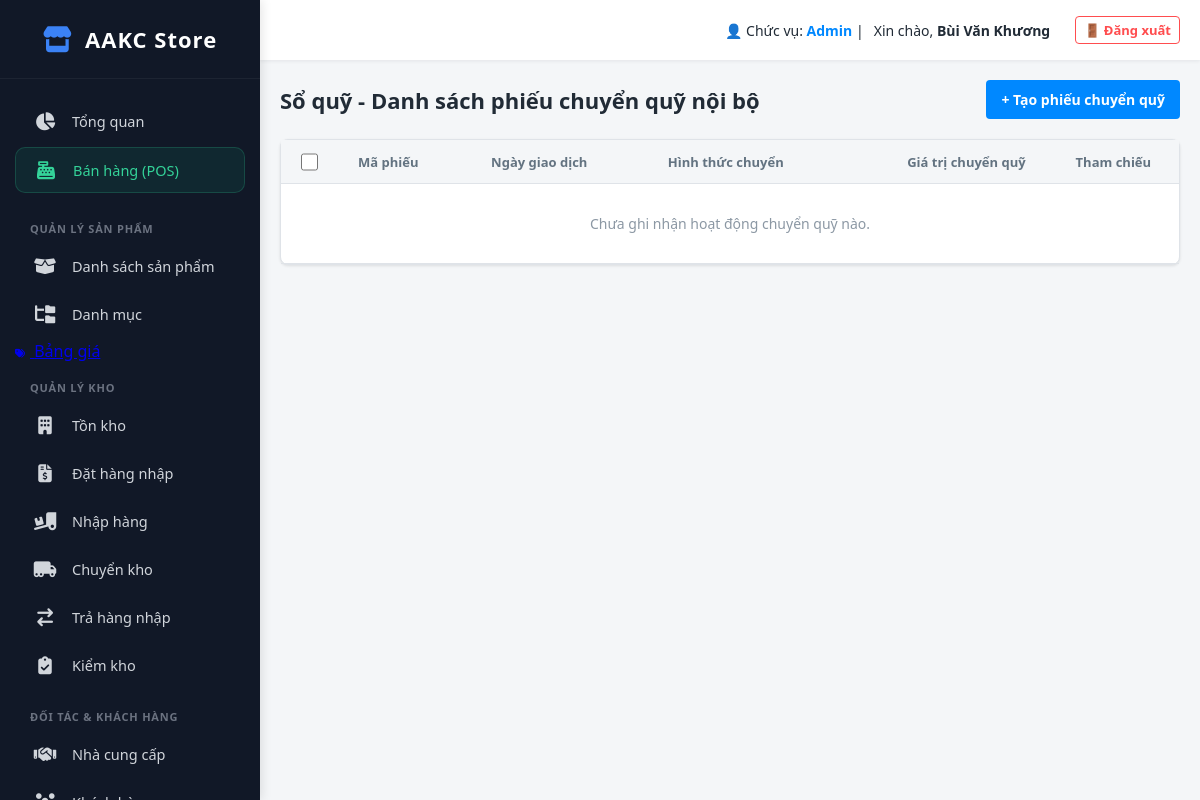
The page /index.php?action=fund_transfers (signed in) on the database as committed earlier.
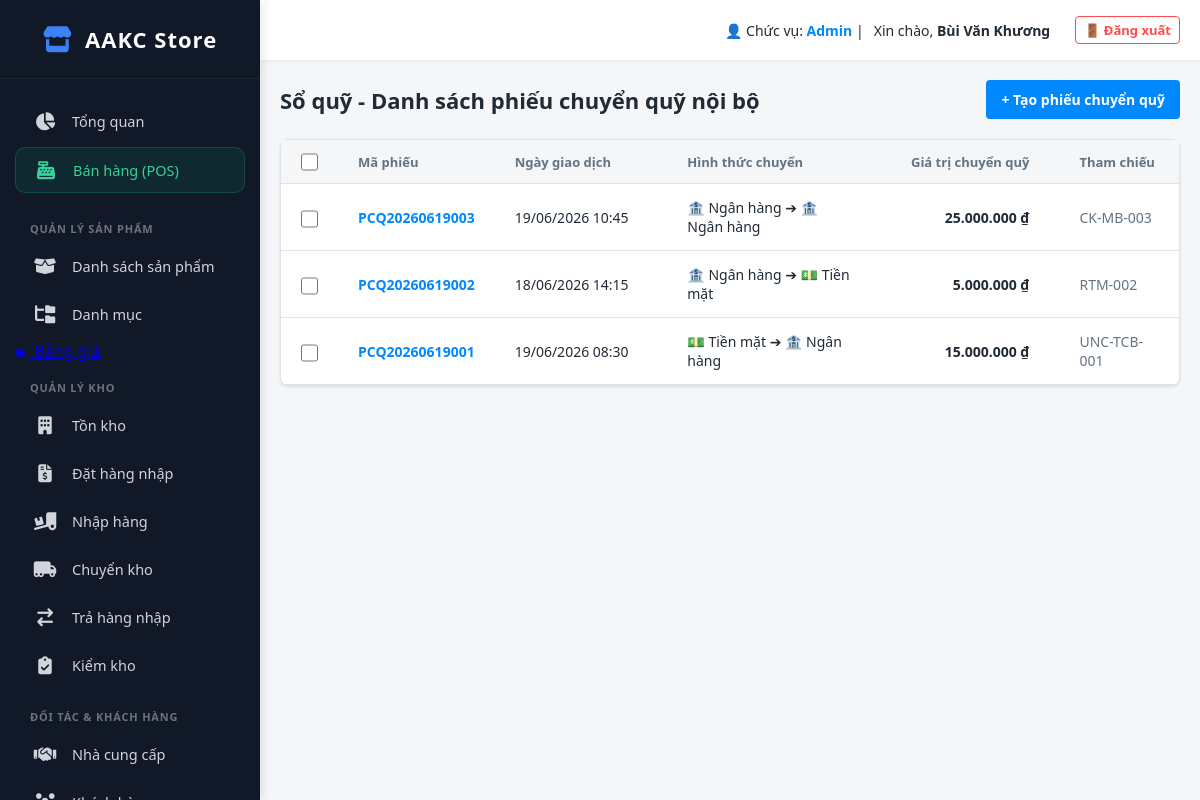
The same page on the database as committed later.
### tables this page shows
CREATE TABLE `fund_transfers` (
  `id` int(11) NOT NULL,
  `transfer_code` varchar(50) DEFAULT NULL,
  `from_type` enum('cash','bank') NOT NULL,
  `from_id` int(11) NOT NULL,
  `to_type` enum('cash','bank') NOT NULL,
  `to_id` int(11) NOT NULL,
  `amount` decimal(15,2) NOT NULL,
  `description` text DEFAULT NULL,
  `transaction_date` datetime NOT NULL,
  `reference_code` varchar(100) DEFAULT NULL,
  `status` enum('completed','cancelled') DEFAULT 'completed',
  `created_at` timestamp NOT NULL DEFAULT current_timestamp()
);

### app/controllers/FundTransferController.php (called while the page is built, shortened)
<?php
require_once __DIR__ . '/../../config/database.php';
class FundTransferController
{
    private $db;
    public function __construct()
    {
        $this->db = (new Database())->getConnection();
    }
    public function index()
    {
        $stmt = $this->db->query("SELECT * FROM fund_transfers ORDER BY id DESC");
        $transfers = $stmt->fetchAll(PDO::FETCH_ASSOC);
        require_once __DIR__ . '/../views/fund/transfer_list.php';
    }
}

### public/index.php (called while the page is built, shortened)
<?php
$app = new App();

### config/database.php (called while the page is built, shortened)
<?php
class Database
{
    private $host = "localhost";
    private $db_name = "quanly_imei";
    private $username = "root";
    private $password = "";
    public function getConnection()
    {
        $this->conn = null;
        try {
            $this->conn = new PDO("mysql:host=" . $this->host . ";dbname=" . $this->db_name, $this->username, $this->password);
            $this->conn->exec("set names utf8");
            $this->conn->setAttribute(PDO::ATTR_ERRMODE, PDO::ERRMODE_EXCEPTION);
        } catch (PDOException $exception) {
            echo "Lỗi kết nối CSDL: " . $exception->getMessage();
        }
        return $this->conn;
    }
}

### app/views/fund/transfer_list.php (the view, shortened to what this page needs)
<?php
require_once __DIR__ . '/../layout/header.php';
?>
<div class="v3-header">
    <div class="v3-title">Sổ quỹ - Danh sách phiếu chuyển quỹ nội bộ</div>
    <div style="display: flex; gap: 10px; align-items: center;">
        <a href="index.php?action=create_fund_transfer" class="btn-primary">+ Tạo phiếu chuyển quỹ</a>
    </div>
</div>
<div class="v3-card">
    <table class="table-fund">
        <thead>
            <tr>
                <th style="width: 5%; text-align: center;"><input type="checkbox" id="chk_all_funds" onchange="toggleSelectAllFundRows(this)"></th>
                <th style="width: 15%;">Mã phiếu</th>
                <th style="width: 20%;">Ngày giao dịch</th>
                <th style="width: 25%;">Hình thức chuyển</th>
                <th style="width: 20%; text-align: right;">Giá trị chuyển quỹ</th>
                <th style="width: 15%; padding-left: 30px;">Tham chiếu</th>
            </tr>
        </thead>
        <tbody>
            <?php if (empty($transfers)): ?>
                <tr>
                    <td colspan="6" style="text-align:center; color:#8c98a4; padding:30px;">Chưa ghi nhận hoạt động chuyển quỹ nào.</td>
                </tr>
            <?php else: ?>
                <?php foreach ($transfers as $t): ?>
                    <tr id="fund_row_<?php echo $t['id']; ?>">
                        <td style="text-align: center;" onclick="event.stopPropagation();">
                            <input type="checkbox" class="chk-fund-item" value="<?php echo $t['id']; ?>" onchange="updateBulkDeleteButtonStatus()">
                        </td>
                        <td style="font-weight: 600; color: #0088ff; cursor: pointer;" onclick="window.location.href='index.php?action=fund_transfer_detail&id=<?php echo $t['id']; ?>'">
                            <?php echo $t['transfer_code']; ?>
                        </td>
                        <td><?php echo $t['transaction_date'] ? date('d/m/Y H:i', strtotime($t['transaction_date'])) : '<i>Chưa vào sổ quỹ</i>'; ?></td>
                        <td>
                            <?php echo $t['from_type'] === 'cash' ? '💵 Tiền mặt' : '🏦 Ngân hàng'; ?> ➔
                            <?php echo $t['to_type'] === 'cash' ? '💵 Tiền mặt' : '🏦 Ngân hàng'; ?>
                        </td>
                        <td style="text-align: right; font-weight: bold; color: #212b36;">
                            <?php echo number_format($t['amount'], 0, ',', '.'); ?> ₫
                        </td>
                        <td style="color: #637381; padding-left: 30px;"><?php echo htmlspecialchars($t['reference_code'] ?: '---'); ?></td>
                    </tr>
                <?php endforeach; ?>
            <?php endif; ?>
        </tbody>
    </table>
</div>
<?php require_once __DIR__ . '/../layout/footer.php'; ?>

Rows that differ between the two databases and show on the page:
added fund_transfers: transfer_code "PCQ20260619003", transaction_date "19/06/2026 10:45", from_type "🏦 Ngân hàng", to_type "🏦 Ngân hàng", amount "25.000.000", reference_code "CK-MB-003"
added fund_transfers: transfer_code "PCQ20260619002", transaction_date "18/06/2026 14:15", from_type "🏦 Ngân hàng", to_type "💵 Tiền mặt", amount "5.000.000", reference_code "RTM-002"
added fund_transfers: transfer_code "PCQ20260619001", transaction_date "19/06/2026 08:30", from_type "💵 Tiền mặt", to_type "🏦 Ngân hàng", amount "15.000.000", reference_code "UNC-TCB-001"
Other text that changed with them:
text no longer shown: "Chưa ghi nhận hoạt động chuyển quỹ nào."
